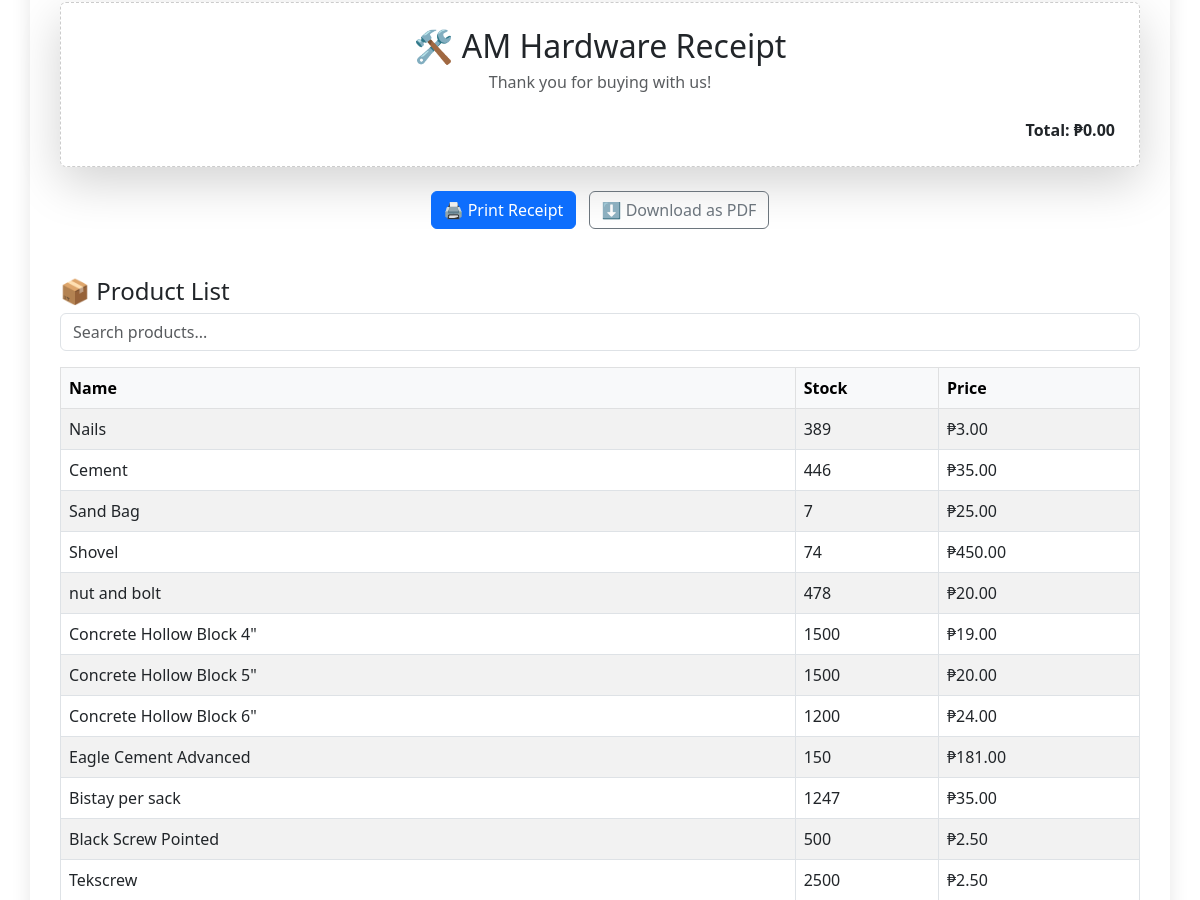
Page /pos/ (signed in, middle part) on the earlier database version.
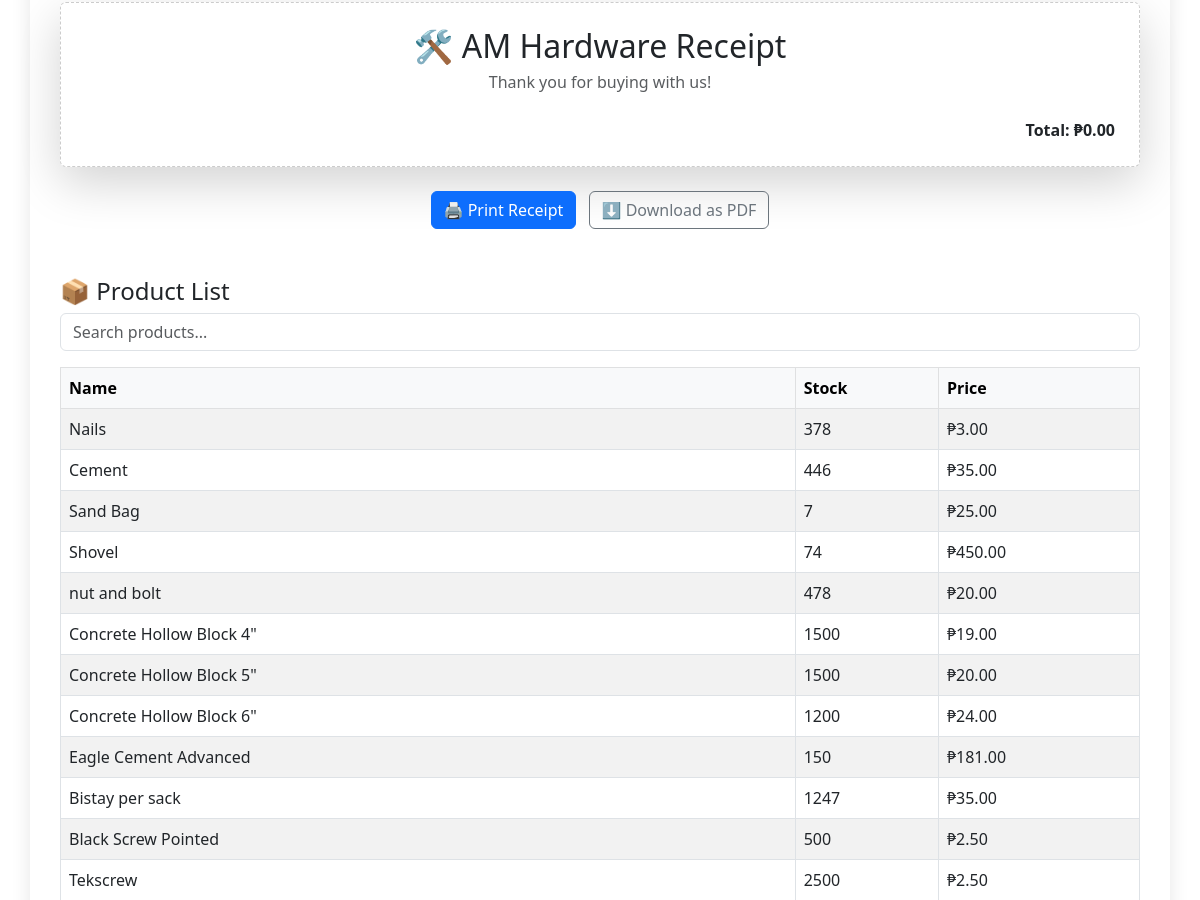
Same page on the later database version.
### core/models.py (models this page shows, shortened)
class Product(models.Model):
    name = models.CharField(max_length=100)
    description = models.TextField(blank=True)
    stock = models.PositiveIntegerField(default=0)
    price = models.DecimalField(max_digits=10, decimal_places=2)
    low_stock_threshold = models.PositiveIntegerField(default=5)
    low_stock_threshold = models.IntegerField(default=5
                                              )

### core/views.py (the view, shortened to what this page needs)
# urls.py: path('pos/', views.pos_view, name='pos_view'),
@user_passes_test(is_cashier)
@login_required
def pos_view(request):
    formset = POSFormSet(request.POST or None)
    return render(request, 'core/pos.html', {
        'formset': formset,
        'products': Product.objects.all(),
        'empty_form': formset.empty_form,
    })

### core/forms.py
class POSItemForm(forms.Form):
    product = forms.ModelChoiceField(
        queryset=Product.objects.all(),
        widget=forms.Select(attrs={'class': 'product-select'})
    )
    quantity = forms.IntegerField(
        min_value=1,
        widget=forms.NumberInput(attrs={'class': 'qty-input'})
    )

### core/views.py (called while the page is built)
def is_cashier(user):
    return user.groups.filter(name='Cashier').exists() or user.is_superuser

### core/templates/core/pos.html (shortened to what this page needs)
{% load static %}
<!DOCTYPE html>
<html>
<head>
    <link href="https://cdn.jsdelivr.net/npm/bootstrap@5.3.0/dist/css/bootstrap.min.css" rel="stylesheet">
    <link href="https://cdn.jsdelivr.net/npm/select2@4.1.0-rc.0/dist/css/select2.min.css" rel="stylesheet" />
</head>
<body>
<div class="container">
    <div class="receipt-area-container">
        <div class="receipt-area shadow-lg p-4 rounded bg-white" id="receipt">
            <h2 class="text-center mb-1">🛠️ AM Hardware Receipt</h2>
            <p class="text-center text-muted mb-4">Thank you for buying with us!</p>
            <div class="receipt-footer mt-4 text-end">
                <strong>Total: ₱0.00</strong>
            </div>
        </div>
    </div>
    <div class="mt-4 text-center">
        <button class="btn btn-primary me-2" onclick="printReceipt()">🖨️ Print Receipt</button>
        <button class="btn btn-outline-secondary" onclick="downloadReceipt()">⬇️ Download as PDF</button>
    </div>
    <div class="mt-5">
        <h4>📦 Product List</h4>
        <input type="text" id="productSearch" class="form-control mb-3" placeholder="Search products...">
        <table class="table table-bordered table-striped">
            <thead class="table-light"><tr><th>Name</th><th>Stock</th><th>Price</th></tr></thead>
            <tbody id="productTable">
                {% for product in products %}
                <tr><td>{{ product.name }}</td><td>{{ product.stock }}</td><td>₱{{ product.price }}</td></tr>
                {% endfor %}
            </tbody>
        </table>
    </div>
</div>
</body>
</html>

Differences in the rows shown:
changed Product "Nails": stock "389" → "378"
